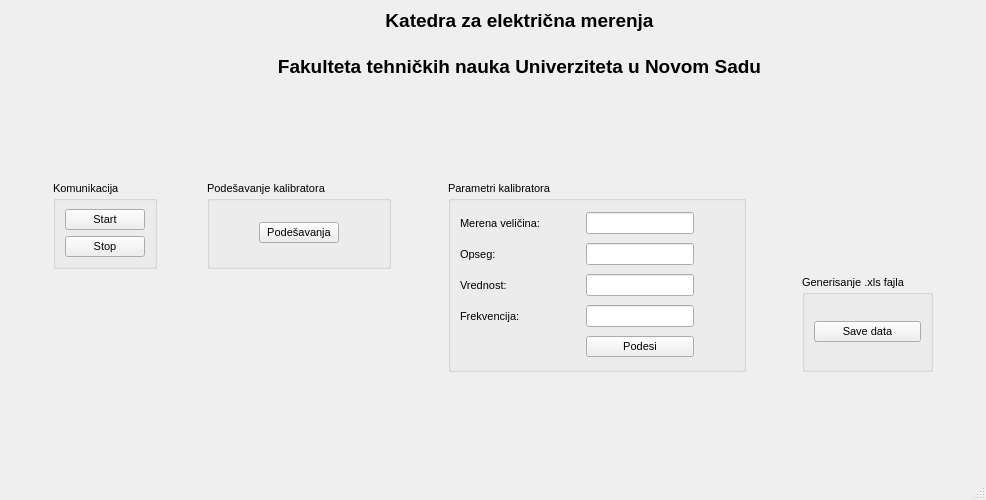
<?xml version="1.0" encoding="UTF-8"?>
<ui version="4.0">
 <class>MainWindow</class>
 <widget class="QMainWindow" name="MainWindow">
  <property name="geometry">
   <rect>
    <x>0</x>
    <y>0</y>
    <width>986</width>
    <height>500</height>
   </rect>
  </property>
  <property name="minimumSize">
   <size>
    <width>800</width>
    <height>500</height>
   </size>
  </property>
  <property name="font">
   <font>
    <pointsize>8</pointsize>
   </font>
  </property>
  <property name="windowTitle">
   <string>MainWindow</string>
  </property>
  <widget class="QWidget" name="centralwidget">
   <layout class="QGridLayout" name="gridLayout_4">
    <item row="5" column="5" rowspan="2">
     <widget class="QGroupBox" name="groupBox_3">
      <property name="title">
       <string>Parametri kalibratora</string>
      </property>
      <layout class="QGridLayout" name="gridLayout_3">
       <item row="0" column="2">
        <widget class="QLineEdit" name="lineEditTip">
         <property name="readOnly">
          <bool>true</bool>
         </property>
        </widget>
       </item>
       <item row="0" column="1">
        <spacer name="horizontalSpacer_3">
         <property name="orientation">
          <enum>Qt::Horizontal</enum>
         </property>
         <property name="sizeHint" stdset="0">
          <size>
           <width>40</width>
           <height>20</height>
          </size>
         </property>
        </spacer>
       </item>
       <item row="1" column="1">
        <spacer name="horizontalSpacer_4">
         <property name="orientation">
          <enum>Qt::Horizontal</enum>
         </property>
         <property name="sizeHint" stdset="0">
          <size>
           <width>40</width>
           <height>20</height>
          </size>
         </property>
        </spacer>
       </item>
       <item row="2" column="2">
        <widget class="QLineEdit" name="lineEditVal">
         <property name="readOnly">
          <bool>true</bool>
         </property>
        </widget>
       </item>
       <item row="1" column="2">
        <widget class="QLineEdit" name="lineEditRng">
         <property name="readOnly">
          <bool>true</bool>
         </property>
        </widget>
       </item>
       <item row="0" column="3">
        <spacer name="horizontalSpacer_2">
         <property name="orientation">
          <enum>Qt::Horizontal</enum>
         </property>
         <property name="sizeHint" stdset="0">
          <size>
           <width>40</width>
           <height>20</height>
          </size>
         </property>
        </spacer>
       </item>
       <item row="0" column="0">
        <widget class="QLabel" name="label_4">
         <property name="text">
          <string>Merena veličina:</string>
         </property>
        </widget>
       </item>
       <item row="3" column="2">
        <widget class="QLineEdit" name="lineEditFreq">
         <property name="readOnly">
          <bool>true</bool>
         </property>
        </widget>
       </item>
       <item row="2" column="1">
        <spacer name="horizontalSpacer_5">
         <property name="orientation">
          <enum>Qt::Horizontal</enum>
         </property>
         <property name="sizeHint" stdset="0">
          <size>
           <width>40</width>
           <height>20</height>
          </size>
         </property>
        </spacer>
       </item>
       <item row="3" column="1">
        <spacer name="horizontalSpacer_6">
         <property name="orientation">
          <enum>Qt::Horizontal</enum>
         </property>
         <property name="sizeHint" stdset="0">
          <size>
           <width>40</width>
           <height>20</height>
          </size>
         </property>
        </spacer>
       </item>
       <item row="2" column="0">
        <widget class="QLabel" name="label_2">
         <property name="text">
          <string>Vrednost:</string>
         </property>
        </widget>
       </item>
       <item row="1" column="3">
        <spacer name="horizontalSpacer_7">
         <property name="orientation">
          <enum>Qt::Horizontal</enum>
         </property>
         <property name="sizeHint" stdset="0">
          <size>
           <width>40</width>
           <height>20</height>
          </size>
         </property>
        </spacer>
       </item>
       <item row="3" column="3">
        <spacer name="horizontalSpacer_9">
         <property name="orientation">
          <enum>Qt::Horizontal</enum>
         </property>
         <property name="sizeHint" stdset="0">
          <size>
           <width>40</width>
           <height>20</height>
          </size>
         </property>
        </spacer>
       </item>
       <item row="3" column="0">
        <widget class="QLabel" name="label_5">
         <property name="text">
          <string>Frekvencija:</string>
         </property>
        </widget>
       </item>
       <item row="2" column="3">
        <spacer name="horizontalSpacer_8">
         <property name="orientation">
          <enum>Qt::Horizontal</enum>
         </property>
         <property name="sizeHint" stdset="0">
          <size>
           <width>40</width>
           <height>20</height>
          </size>
         </property>
        </spacer>
       </item>
       <item row="4" column="2">
        <widget class="QPushButton" name="pushButtonSet">
         <property name="text">
          <string>Podesi</string>
         </property>
        </widget>
       </item>
       <item row="1" column="0">
        <widget class="QLabel" name="label">
         <property name="text">
          <string>Opseg:</string>
         </property>
        </widget>
       </item>
      </layout>
     </widget>
    </item>
    <item row="5" column="1">
     <widget class="QGroupBox" name="groupBox_2">
      <property name="title">
       <string>Komunikacija</string>
      </property>
      <layout class="QGridLayout" name="gridLayout">
       <item row="0" column="0">
        <widget class="QPushButton" name="pushButtonStart">
         <property name="text">
          <string>Start</string>
         </property>
        </widget>
       </item>
       <item row="1" column="0">
        <widget class="QPushButton" name="pushButtonStop">
         <property name="text">
          <string>Stop</string>
         </property>
        </widget>
       </item>
      </layout>
     </widget>
    </item>
    <item row="6" column="7" colspan="8">
     <widget class="QGroupBox" name="groupBox_4">
      <property name="title">
       <string>Generisanje .xls fajla</string>
      </property>
      <layout class="QGridLayout" name="gridLayout_5">
       <item row="0" column="0">
        <widget class="QPushButton" name="pushButtonSave">
         <property name="text">
          <string>Save data</string>
         </property>
        </widget>
       </item>
      </layout>
     </widget>
    </item>
    <item row="0" column="3" rowspan="4" colspan="10">
     <widget class="QLabel" name="label_3">
      <property name="font">
       <font>
        <pointsize>14</pointsize>
        <weight>75</weight>
        <bold>true</bold>
       </font>
      </property>
      <property name="text">
       <string>Katedra za električna merenja

Fakulteta tehničkih nauka Univerziteta u Novom Sadu</string>
      </property>
      <property name="alignment">
       <set>Qt::AlignCenter</set>
      </property>
      <property name="textInteractionFlags">
       <set>Qt::LinksAccessibleByMouse|Qt::TextSelectableByMouse</set>
      </property>
     </widget>
    </item>
    <item row="3" column="14">
     <widget class="QLabel" name="label_7">
      <property name="text">
       <string/>
      </property>
      <property name="pixmap">
       <pixmap>resources/ftn_logo_t.png</pixmap>
      </property>
     </widget>
    </item>
    <item row="3" column="1">
     <widget class="QLabel" name="label_6">
      <property name="text">
       <string/>
      </property>
      <property name="pixmap">
       <pixmap>resources/logo_kelm.png</pixmap>
      </property>
     </widget>
    </item>
    <item row="4" column="1">
     <spacer name="verticalSpacer">
      <property name="orientation">
       <enum>Qt::Vertical</enum>
      </property>
      <property name="sizeHint" stdset="0">
       <size>
        <width>20</width>
        <height>40</height>
       </size>
      </property>
     </spacer>
    </item>
    <item row="3" column="13">
     <spacer name="horizontalSpacer_15">
      <property name="orientation">
       <enum>Qt::Horizontal</enum>
      </property>
      <property name="sizeHint" stdset="0">
       <size>
        <width>40</width>
        <height>20</height>
       </size>
      </property>
     </spacer>
    </item>
    <item row="4" column="14">
     <spacer name="verticalSpacer_4">
      <property name="orientation">
       <enum>Qt::Vertical</enum>
      </property>
      <property name="sizeHint" stdset="0">
       <size>
        <width>20</width>
        <height>40</height>
       </size>
      </property>
     </spacer>
    </item>
    <item row="3" column="15">
     <spacer name="horizontalSpacer_16">
      <property name="orientation">
       <enum>Qt::Horizontal</enum>
      </property>
      <property name="sizeHint" stdset="0">
       <size>
        <width>40</width>
        <height>20</height>
       </size>
      </property>
     </spacer>
    </item>
    <item row="4" column="3">
     <spacer name="verticalSpacer_2">
      <property name="orientation">
       <enum>Qt::Vertical</enum>
      </property>
      <property name="sizeHint" stdset="0">
       <size>
        <width>20</width>
        <height>40</height>
       </size>
      </property>
     </spacer>
    </item>
    <item row="4" column="5">
     <spacer name="verticalSpacer_3">
      <property name="orientation">
       <enum>Qt::Vertical</enum>
      </property>
      <property name="sizeHint" stdset="0">
       <size>
        <width>20</width>
        <height>40</height>
       </size>
      </property>
     </spacer>
    </item>
    <item row="3" column="2">
     <spacer name="horizontalSpacer_13">
      <property name="orientation">
       <enum>Qt::Horizontal</enum>
      </property>
      <property name="sizeHint" stdset="0">
       <size>
        <width>40</width>
        <height>20</height>
       </size>
      </property>
     </spacer>
    </item>
    <item row="6" column="1">
     <spacer name="verticalSpacer_5">
      <property name="orientation">
       <enum>Qt::Vertical</enum>
      </property>
      <property name="sizeHint" stdset="0">
       <size>
        <width>20</width>
        <height>40</height>
       </size>
      </property>
     </spacer>
    </item>
    <item row="5" column="4">
     <spacer name="horizontalSpacer_11">
      <property name="orientation">
       <enum>Qt::Horizontal</enum>
      </property>
      <property name="sizeHint" stdset="0">
       <size>
        <width>40</width>
        <height>20</height>
       </size>
      </property>
     </spacer>
    </item>
    <item row="6" column="15">
     <spacer name="horizontalSpacer_19">
      <property name="orientation">
       <enum>Qt::Horizontal</enum>
      </property>
      <property name="sizeHint" stdset="0">
       <size>
        <width>40</width>
        <height>20</height>
       </size>
      </property>
     </spacer>
    </item>
    <item row="6" column="4">
     <spacer name="horizontalSpacer_20">
      <property name="orientation">
       <enum>Qt::Horizontal</enum>
      </property>
      <property name="sizeHint" stdset="0">
       <size>
        <width>40</width>
        <height>20</height>
       </size>
      </property>
     </spacer>
    </item>
    <item row="5" column="0">
     <spacer name="horizontalSpacer_18">
      <property name="orientation">
       <enum>Qt::Horizontal</enum>
      </property>
      <property name="sizeHint" stdset="0">
       <size>
        <width>40</width>
        <height>20</height>
       </size>
      </property>
     </spacer>
    </item>
    <item row="7" column="13">
     <spacer name="verticalSpacer_9">
      <property name="orientation">
       <enum>Qt::Vertical</enum>
      </property>
      <property name="sizeHint" stdset="0">
       <size>
        <width>20</width>
        <height>40</height>
       </size>
      </property>
     </spacer>
    </item>
    <item row="7" column="1">
     <spacer name="verticalSpacer_8">
      <property name="orientation">
       <enum>Qt::Vertical</enum>
      </property>
      <property name="sizeHint" stdset="0">
       <size>
        <width>20</width>
        <height>40</height>
       </size>
      </property>
     </spacer>
    </item>
    <item row="5" column="2">
     <spacer name="horizontalSpacer_17">
      <property name="orientation">
       <enum>Qt::Horizontal</enum>
      </property>
      <property name="sizeHint" stdset="0">
       <size>
        <width>40</width>
        <height>20</height>
       </size>
      </property>
     </spacer>
    </item>
    <item row="6" column="6">
     <spacer name="horizontalSpacer_12">
      <property name="orientation">
       <enum>Qt::Horizontal</enum>
      </property>
      <property name="sizeHint" stdset="0">
       <size>
        <width>40</width>
        <height>20</height>
       </size>
      </property>
     </spacer>
    </item>
    <item row="7" column="3">
     <spacer name="verticalSpacer_6">
      <property name="orientation">
       <enum>Qt::Vertical</enum>
      </property>
      <property name="sizeHint" stdset="0">
       <size>
        <width>20</width>
        <height>40</height>
       </size>
      </property>
     </spacer>
    </item>
    <item row="7" column="5">
     <spacer name="verticalSpacer_7">
      <property name="orientation">
       <enum>Qt::Vertical</enum>
      </property>
      <property name="sizeHint" stdset="0">
       <size>
        <width>20</width>
        <height>40</height>
       </size>
      </property>
     </spacer>
    </item>
    <item row="3" column="0">
     <spacer name="horizontalSpacer_14">
      <property name="orientation">
       <enum>Qt::Horizontal</enum>
      </property>
      <property name="sizeHint" stdset="0">
       <size>
        <width>40</width>
        <height>20</height>
       </size>
      </property>
     </spacer>
    </item>
    <item row="5" column="3">
     <widget class="QGroupBox" name="groupBox">
      <property name="title">
       <string>Podešavanje kalibratora</string>
      </property>
      <layout class="QGridLayout" name="gridLayout_2">
       <item row="0" column="1">
        <widget class="QPushButton" name="pushButtonPodesavanja">
         <property name="text">
          <string>Podešavanja</string>
         </property>
        </widget>
       </item>
       <item row="0" column="0">
        <spacer name="horizontalSpacer">
         <property name="orientation">
          <enum>Qt::Horizontal</enum>
         </property>
         <property name="sizeHint" stdset="0">
          <size>
           <width>40</width>
           <height>20</height>
          </size>
         </property>
        </spacer>
       </item>
       <item row="0" column="2">
        <spacer name="horizontalSpacer_10">
         <property name="orientation">
          <enum>Qt::Horizontal</enum>
         </property>
         <property name="sizeHint" stdset="0">
          <size>
           <width>40</width>
           <height>20</height>
          </size>
         </property>
        </spacer>
       </item>
      </layout>
     </widget>
    </item>
   </layout>
  </widget>
  <widget class="QStatusBar" name="statusbar"/>
  <action name="actionStart">
   <property name="text">
    <string>Start</string>
   </property>
  </action>
  <action name="actionStop">
   <property name="text">
    <string>Stop</string>
   </property>
  </action>
  <action name="actionPauza">
   <property name="text">
    <string>Pauza</string>
   </property>
  </action>
  <action name="actionPodesavanja">
   <property name="text">
    <string>Podesavanja</string>
   </property>
  </action>
 </widget>
 <resources/>
 <connections/>
</ui>
